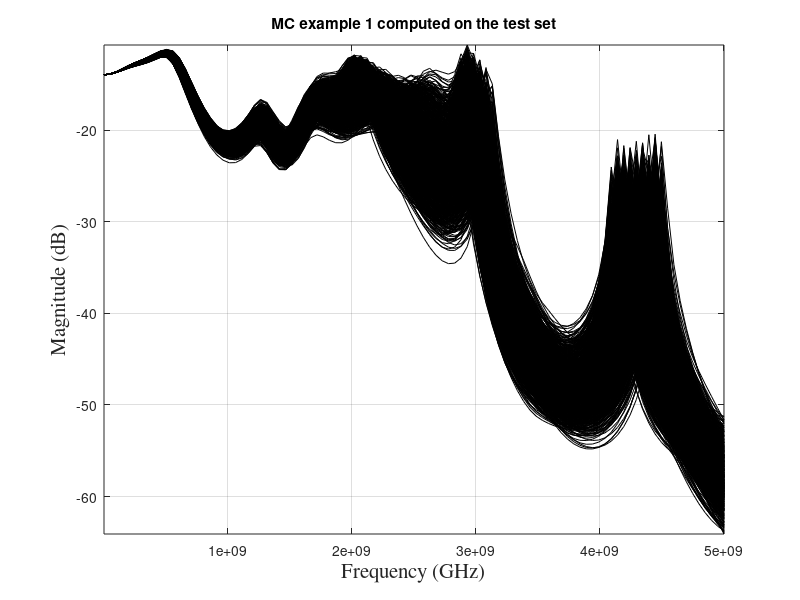

Recreate this plot in MATLAB. (Note: this script raises an error after producing the figure.)
% Reproducibility script for Example 1 of the paper:
% "Small-Data Modeling of Electromagnetic Structures via
% Compressed Vector-Valued Kernel Ridge Regression"
%
% This script reproduces the PCA+GPR results for Example 1, including:
% 1) the PCA+GPR entry corresponding to model #24 in Table 3,
% 2) the scatter plot in Fig. 3,
% 3) the parametric plot.
%
% By changing the input covariance function, it is also possible to 
% reproduce the other PCA+reg configurations reported in Table 3 of the paper.


clear all;
clc;
close all;

% Plot/font settings used in the figures
FS = 15;
FN = 'Times';
FW = 'normal';
FA = 'normal';


%% Load dataset for Example 1
% The file Example01_dataset.mat contains:
%   X_ED_norm   : normalized training input samples;
%   Y_ED        : training output responses;
%   X_TEST_norm : normalized test input samples;
%   Y_TEST      : test output responses;
%   freq        : frequency vector.

load("example01_dataset.mat")

%% MC plot
figure
plot(freq,Y_TEST,'k')

% Axis labels
xlabel('Frequency (GHz)', 'FontSize', FS, 'FontName', FN);
ylabel('Magnitude (dB)', 'FontSize', FS, 'FontName', FN);

title('MC example 1 computed on the test set')
% Main plot aesthetics
axis tight;
grid on;
box on;
set(gcf, 'Color', 'w');


%% Modeling

%%%%%%%%%%%%%%%%%%%%%%%%%%%%%%%%%%%%%%%%%%%%%%%%%%%%%%%%%%%%%%%%%%%%%%%%%%%
%% PCA
%%%%%%%%%%%%%%%%%%%%%%%%%%%%%%%%%%%%%%%%%%%%%%%%%%%%%%%%%%%%%%%%%%%%%%%%%%%

% PCA is computed through the singular value decomposition (SVD)
% of the output matrix.
%
% The transpose is used because the output matrix must be arranged as:
% [number of output components] x [number of training samples]
%
% In other words:
% - columns correspond to training realizations
% - rows correspond to output samples/components

% Start timing the overall PCA+GPR training phase
t_GPR = tic;

% Relative truncation threshold used for PCA
RelTol = 1e-3;

% Compute the sample mean of the outputs across the training set
MU = mean(Y_ED.', 2);

% Mean-center the output matrix before applying SVD
Ytilde = Y_ED.' - MU;

% Singular value decomposition of the centered output matrix
[U,S,V] = svd(Ytilde, 'econ');

% Determine the number of retained PCA modes.
% Only the singular values larger than RelTol times the largest one
% are retained.
nbar = find(diag(S)/S(1,1) > RelTol, 1, 'last');

% Retained PCA basis
Un = sparse(U(:,1:nbar));

% Compute the PCA coefficients associated with the training outputs.
% Each row of z_train contains the retained latent coordinates
% for one training sample.
z_train = (Un' * Ytilde).';

% Train one independent scalar GPR model for each retained PCA coefficient
for n = 1:nbar
    % Fit scalar Gaussian process regressor for the n-th latent coefficient
    M_gpr{n} = fitrgp( ...
        X_ED_norm, z_train(:,n), ...
        'KernelFunction', 'ardsquaredexponential', ...
        'Standardize', true, ...
        'ConstantSigma', false);
end

% Model evaluation on the test set:
% predict all retained PCA coefficients for all test samples
Z_GPR = zeros(nbar, size(X_TEST_norm,1));

for n = 1:nbar
    % Predict the n-th latent coefficient on the test set
    Z_GPR(n,:) = predict(M_gpr{n}, X_TEST_norm);
end

% Stop timing
t_GPR = toc(t_GPR);

% Reconstruct the predicted outputs in the original output space:
% mean + retained PCA basis times predicted latent coefficients
Y_GPR = MU + Un * Z_GPR;
Y_pred = Y_GPR.';

%% Compute error metrics

% Small constant to avoid division by zero in relative errors
eps_norm = 1e-12;

% Relative L2 error over the full output matrix, expressed in percent
L2_rel_Error = norm((Y_TEST - Y_pred), 'fro') / (norm(Y_TEST, 'fro') + eps_norm) * 100;

% Relative Linf error over all entries, expressed in percent
Linf_rel_Error = norm(abs(Y_TEST(:) - Y_pred(:)), inf) / norm(abs(Y_TEST(:)), inf) * 100;

%% Display summary in Command Window
fprintf('\n\n---------------------\n');
fprintf('--- PCA+GPR MODEL SUMMARY ---\n');

% Number of available training samples
fprintf('Number of training samples: %d\n', size(X_ED_norm,1));

% PCA truncation threshold
fprintf('PCA tolerance: %.1e\n', RelTol);

% Number of retained PCA modes
fprintf('Retained PCA modes: %d\n', nbar);

% Total number of scalar coefficients to be learned/stored,
% approximated here as retained PCA modes times number of training samples
fprintf('Number of retained coefficients: %d\n', nbar * size(X_ED_norm,1));

% Total training time
fprintf('Training time: %.4f seconds\n', t_GPR);

% Relative error metrics
fprintf('L2 relative error: %.1f\n', L2_rel_Error);
fprintf('Linf relative error: %.1f\n', Linf_rel_Error);
fprintf('----------------------\n');

%% Scatter plot
figure;
hold on;
set(gca, 'FontSize', FS, 'FontName', FN, 'FontWeight', FW, 'FontAngle', FA);

% Scatter plot of predicted vs actual values over the whole test set
scatter(Y_TEST(:), Y_pred(:), 30, 'g', 'x', 'LineWidth', 1.2);

% Reference line y = x, corresponding to perfect prediction
min_val = min([Y_TEST(:); Y_pred(:)]);
max_val = max([Y_TEST(:); Y_pred(:)]);
plot([min_val, max_val], [min_val, max_val], 'k--', 'LineWidth', 1.2);

% Axis labels and formatting
xlabel('Actual Values', 'FontSize', FS+3, 'FontName', FN);
ylabel('Model Prediction', 'FontSize', FS+3, 'FontName', FN);
legend({'Model #24'}, 'FontSize', FS+3, 'Location', 'southeast', 'FontName', 'Arial');

% Styling
axis square;
axis tight;
grid on;
box on;
set(gca, 'LineWidth', 1.2);
set(gcf, 'Color', 'w');

%% Parametric comparison between reference and predicted responses
% for a subset of test samples
figure;
hold on;
set(gca, 'FontSize', FS, 'LineWidth', 1.2, 'FontName', FN, 'FontWeight', FW, 'FontAngle', FA);

% Plot reference and prediction for the first test example
plot(freq/1e9, Y_TEST(1,:), 'k-', 'LineWidth', 2.5);
plot(freq/1e9, Y_pred(1,:), 'm--', 'LineWidth', 2);

% Plot reference and predictions for additional test examples
% sampled every 4 rows up to row 20
plot(freq/1e9, Y_TEST(1:5:25,:), 'k-', 'LineWidth', 2.5);
plot(freq/1e9, Y_pred(1:5:25,:), 'm--', 'LineWidth', 2);

% Axis labels
xlabel('Frequency (GHz)', 'FontSize', FS, 'FontName', FN);
ylabel('Magnitude (dB)', 'FontSize', FS, 'FontName', FN);

% Legend
legend({'Reference', 'Model #24'}, 'FontSize', FS, 'Location', 'best', 'FontName', 'Arial');

% Main plot aesthetics
axis tight;
grid on;
box on;
set(gcf, 'Color', 'w');
